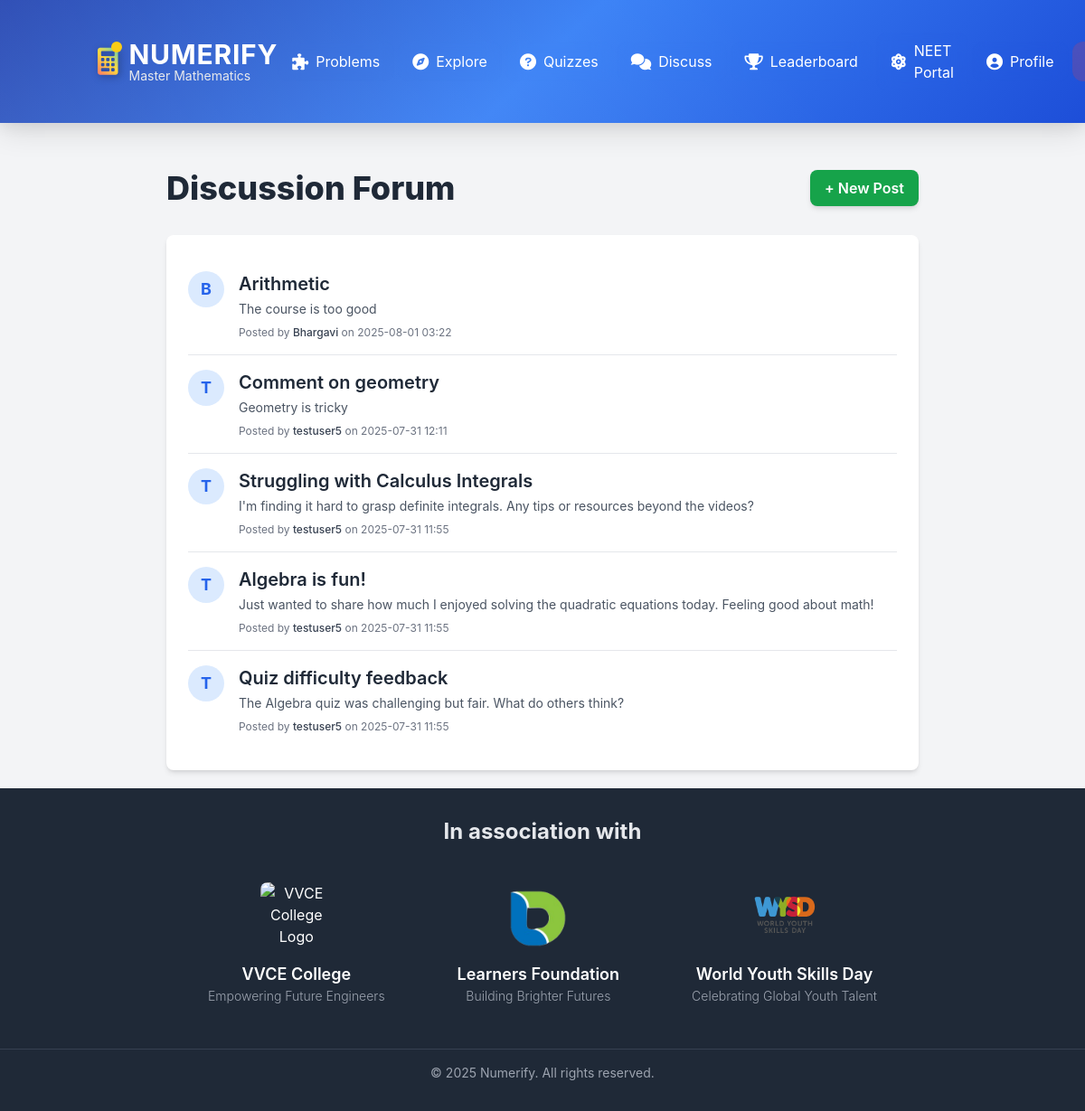
Page /discuss (signed in) on the committed database.
### models.py (models this page shows, shortened)
class Post(db.Model):
    id = db.Column(db.Integer, primary_key=True)
    user_id = db.Column(db.Integer, db.ForeignKey('user.id'), nullable=False)
    title = db.Column(db.String(250), nullable=False)
    content = db.Column(db.Text, nullable=False)
    created_at = db.Column(db.DateTime, default=datetime.utcnow)

class User(UserMixin, db.Model):
    id = db.Column(db.Integer, primary_key=True)
    username = db.Column(db.String(50), unique=True, nullable=False)
    email = db.Column(db.String(100), unique=True, nullable=False)
    password = db.Column(db.String(200), nullable=False)
    submissions = db.relationship('Submission', backref='user', lazy=True)
    quiz_attempts = db.relationship('QuizAttempt', backref='user', lazy=True) # Added from standard setup
    posts = db.relationship('Post', backref='author', lazy=True) # <<< ADD THIS LINE! <<<
    college = db.Column(db.String(100), nullable=True, default="N/A")
    bio = db.Column(db.Text, nullable=True, default="No bio yet.")
    interests = db.Column(db.String(200), nullable=True, default="Mathematics") # e.g., "Algebra, Geometry, Calculus"
    solved_problems_count = db.Column(db.Integer, default=0) # To track problems solved
    total_problems_attempted = db.Column(db.Integer, default=0) # To track total attempts
    score = db.Column(db.Integer, default=0) # New: To track user's cumulative score for leaderboard

### discuss.py (the view)
@discuss.route('/discuss')
@login_required
def forum_home():
    posts = Post.query.order_by(Post.created_at.desc()).all()
    return render_template('discuss_forum.html', posts=posts)

### templates/discuss_forum.html (shortened to what this page needs)
{% extends "base.html" %}
{% block content %}
<div class="max-w-4xl mx-auto px-4 sm:px-6 lg:px-8">
    <div class="flex justify-between items-center mb-8">
        <h1 class="text-4xl font-extrabold text-gray-800">Discussion Forum</h1>
        <a href="{{ url_for('discuss.new_post') }}" class="bg-green-600 text-white py-2 px-4 rounded-lg font-semibold hover:bg-green-700 transition duration-200 shadow-md">
            + New Post
        </a>
    </div>
    <div class="bg-white shadow-md rounded-lg p-6">
        {% if posts %}
            <ul class="divide-y divide-gray-200">
                {% for post in posts %}
                    <li class="py-4">
                        <div class="flex items-start">
                            <div class="flex-shrink-0">
                                <div class="w-10 h-10 rounded-full bg-blue-100 flex items-center justify-center text-blue-600 font-bold text-lg">
                                    {{ post.author.username[0]|upper }}
                                </div>
                            </div>
                            <div class="ml-4 flex-grow">
                                <h2 class="text-xl font-semibold text-gray-800 mb-1">
                                    <a href="{{ url_for('discuss.view_post', post_id=post.id) }}" class="hover:text-blue-600 transition duration-200">
                                        {{ post.title }}
                                    </a>
                                </h2>
                                <p class="text-gray-600 text-sm mb-2 line-clamp-2">{{ post.content }}</p>
                                <div class="text-xs text-gray-500">
                                    Posted by <span class="font-medium text-gray-700">{{ post.author.username }}</span> on {{ post.created_at.strftime('%Y-%m-%d %H:%M') }}
                                </div>
                            </div>
                        </div>
                    </li>
                {% endfor %}
            </ul>
        {% else %}
            <p class="text-gray-600 text-center py-8">No discussion posts yet. Be the first to start a conversation!</p>
        {% endif %}
    </div>
</div>
{% endblock %}

### templates/base.html (style rules this page uses)
body { font-family: 'Inter', sans-serif; background-color: #f3f4f6; color: #333; }

### rows in the picture
Post: author "B", title "Arithmetic", content "The course is too good", author.username "Bhargavi", created_at "2025-08-01 03:22"
Post: author "T", title "Comment on geometry", content "Geometry is tricky", author.username "testuser5", created_at "2025-07-31 12:11"
Post: author "T", title "Struggling with Calculus Integrals", content "I'm finding it hard to grasp definite integrals. Any tips or resources beyond the videos?", author.username "testuser5", created_at "2025-07-31 11:55"
Post: author "T", title "Algebra is fun!", content "Just wanted to share how much I enjoyed solving the quadratic equations today. Feeling good about math!", author.username "testuser5", created_at "2025-07-31 11:55"
Post: author "T", title "Quiz difficulty feedback", content "The Algebra quiz was challenging but fair. What do others think?", author.username "testuser5", created_at "2025-07-31 11:55"
